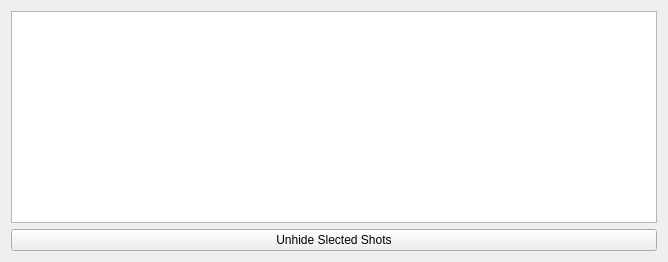
<?xml version="1.0" encoding="UTF-8"?>
<ui version="4.0">
 <class>HiddenShots</class>
 <widget class="QWidget" name="HiddenShots">
  <property name="geometry">
   <rect>
    <x>0</x>
    <y>0</y>
    <width>668</width>
    <height>262</height>
   </rect>
  </property>
  <property name="windowTitle">
   <string>Hidden Shots</string>
  </property>
  <layout class="QVBoxLayout" name="verticalLayout">
   <item>
    <widget class="QTableWidget" name="tab_hidden"/>
   </item>
   <item>
    <widget class="QPushButton" name="btn_unhide">
     <property name="text">
      <string>Unhide Slected Shots</string>
     </property>
    </widget>
   </item>
  </layout>
 </widget>
 <resources/>
 <connections/>
</ui>
